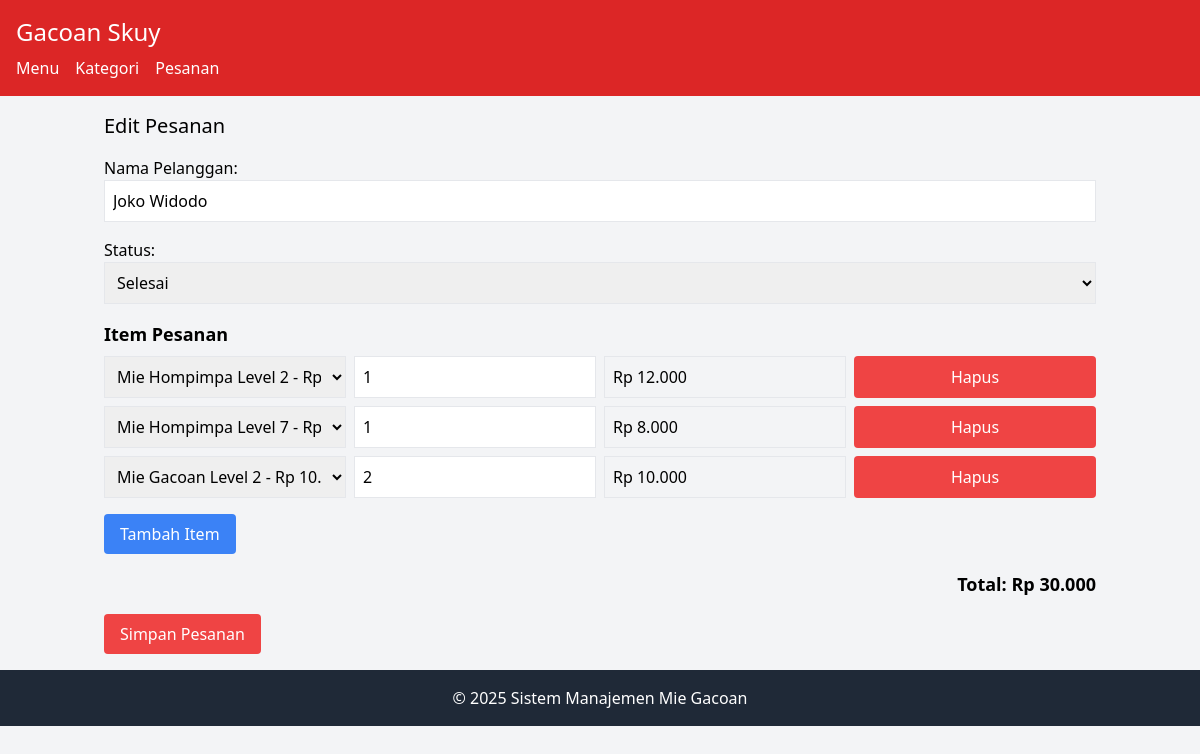
/index.php?entity=pesanan&action=edit&id=1, run on the app's committed database.
### tables this page shows
CREATE TABLE pesanan (
    id INT AUTO_INCREMENT PRIMARY KEY,
    nama_pelanggan VARCHAR(100) NOT NULL,
    tanggal_pesanan DATETIME DEFAULT CURRENT_TIMESTAMP,
    total_harga DECIMAL(10, 2) NOT NULL,
    status ENUM('menunggu', 'diproses', 'selesai', 'dibatalkan') DEFAULT 'menunggu'
);

CREATE TABLE detail_pesanan (
    id INT AUTO_INCREMENT PRIMARY KEY,
    pesanan_id INT NOT NULL,
    menu_id INT NOT NULL,
    jumlah INT NOT NULL,
    subtotal DECIMAL(10, 2) NOT NULL,
    FOREIGN KEY (pesanan_id) REFERENCES pesanan(id) ON DELETE CASCADE,
    FOREIGN KEY (menu_id) REFERENCES menu(id)
);

CREATE TABLE menu (
    id INT AUTO_INCREMENT PRIMARY KEY,
    nama VARCHAR(100) NOT NULL,
    deskripsi TEXT,
    harga DECIMAL(10, 2) NOT NULL,
    kategori_id INT NOT NULL,
    tersedia BOOLEAN DEFAULT TRUE,
    FOREIGN KEY (kategori_id) REFERENCES kategori(id) ON DELETE CASCADE
);

### model/Pesanan.php (called while the page is built, shortened)
<?php
require_once 'config/Database.php';
class Pesanan {
    private $conn;
    private $table = 'pesanan';
    public function __construct() {
        $database = new Database();
        $this->conn = $database->getConnection();
    }
    public function getById($id) {
        $query = "SELECT * FROM " . $this->table . " WHERE id = :id";
        $stmt = $this->conn->prepare($query);
        $stmt->bindParam(':id', $id);
        $stmt->execute();
        return $stmt->fetch(PDO::FETCH_ASSOC);
    }
}
?>

### config/Database.php (called while the page is built, shortened)
<?php
class Database {
    private $host = "localhost";
    private $username = "root";
    private $password = "";
    private $database = "db_tp10";
    public function getConnection() {
        $this->conn = null;
        try {
            $this->conn = new PDO("mysql:host=" . $this->host . ";dbname=" . $this->database, $this->username, $this->password);
            $this->conn->setAttribute(PDO::ATTR_ERRMODE, PDO::ERRMODE_EXCEPTION);
        } catch(PDOException $e) {
            echo "Kesalahan koneksi: " . $e->getMessage();
        }
        return $this->conn;
    }
}
?>

### model/DetailPesanan.php (called while the page is built, shortened)
<?php
require_once 'config/Database.php';
class DetailPesanan {
    private $conn;
    private $table = 'detail_pesanan';
    public function __construct() {
        $database = new Database();
        $this->conn = $database->getConnection();
    }
    public function getByPesananId($pesanan_id) {
        $query = "SELECT dp.*, m.nama as nama_menu, m.harga
                 FROM " . $this->table . " dp
                 JOIN menu m ON dp.menu_id = m.id
                 WHERE dp.pesanan_id = :pesanan_id";
        $stmt = $this->conn->prepare($query);
        $stmt->bindParam(':pesanan_id', $pesanan_id);
        $stmt->execute();
        return $stmt->fetchAll(PDO::FETCH_ASSOC);
    }
}
?>

### model/Menu.php (called while the page is built, shortened)
<?php
require_once 'config/Database.php';
class Menu {
    private $conn;
    private $table = 'menu';
    public function __construct() {
        $database = new Database();
        $this->conn = $database->getConnection();
    }
    public function getAll() {
        $query = "SELECT m.*, k.nama as nama_kategori
                 FROM " . $this->table . " m
                 JOIN kategori k ON m.kategori_id = k.id";
        $stmt = $this->conn->prepare($query);
        $stmt->execute();
        return $stmt->fetchAll(PDO::FETCH_ASSOC);
    }
}
?>

### viewmodel/PesananViewModel.php (called while the page is built, shortened)
<?php
require_once 'model/Pesanan.php';
require_once 'model/DetailPesanan.php';
require_once 'model/Menu.php';
class PesananViewModel {
    private $pesanan;
    private $detailPesanan;
    private $menu;
    public function __construct() {
        $this->pesanan = new Pesanan();
        $this->detailPesanan = new DetailPesanan();
        $this->menu = new Menu();
    }
    public function getPesananById($id) {
        return $this->pesanan->getById($id);
    }
    public function getDetailPesanan($pesanan_id) {
        return $this->detailPesanan->getByPesananId($pesanan_id);
    }
    public function getMenuItems() {
        return $this->menu->getAll();
    }
}
?>

### views/pesanan_form.php (the view, shortened to what this page needs)
<?php
require_once 'views/template/header.php';
?>
<h2 class="text-xl mb-4"><?php echo isset($pesanan) ? 'Edit Pesanan' : 'Tambah Pesanan'; ?></h2>
<form action="index.php?entity=pesanan&action=<?php echo isset($pesanan) ? 'update&id=' . $pesanan['id'] : 'save'; ?>" method="POST" class="space-y-4">
    <div>
        <label class="block">Nama Pelanggan:</label>
        <input type="text" name="nama_pelanggan" value="<?php echo isset($pesanan) ? $pesanan['nama_pelanggan'] : ''; ?>" class="border p-2 w-full" required>
    </div>
    <?php if (isset($pesanan)): ?>
    <div>
        <label class="block">Status:</label>
        <select name="status" class="border p-2 w-full">
            <option value="selesai" <?php echo $pesanan['status'] == 'selesai' ? 'selected' : ''; ?>>Selesai</option>
        </select>
    </div>
    <?php endif; ?>
    <div>
        <h3 class="text-lg font-semibold mb-2">Item Pesanan</h3>
        <div id="pesanan-items">
            <?php
            if (isset($detailPesanan) && count($detailPesanan) > 0):
                foreach ($detailPesanan as $index => $item):
            ?>
                <div class="pesanan-item grid grid-cols-4 gap-2 mb-2">
                    <select name="items[<?php echo $index; ?>][menu_id]" class="menu-item-select border p-2" required>
                        <?php foreach ($menuItems as $menuItem): ?>
                        <option value="<?php echo $menuItem['id']; ?>"
                                data-price="<?php echo $menuItem['harga']; ?>"
                                <?php echo $item['menu_id'] == $menuItem['id'] ? 'selected' : ''; ?>>
                            <?php echo $menuItem['nama']; ?> - Rp <?php echo number_format($menuItem['harga'], 0, ',', '.'); ?>
                        </option>
                        <?php endforeach; ?>
                    </select>
                    <input type="number" name="items[<?php echo $index; ?>][jumlah]" value="<?php echo $item['jumlah']; ?>" min="1" class="quantity-input border p-2" required>
                    <div class="subtotal p-2 border bg-gray-100">Rp <?php echo number_format($item['subtotal'], 0, ',', '.'); ?></div>
                    <button type="button" class="remove-item bg-red-500 text-white px-2 py-1 rounded">Hapus</button>
                </div>
            <?php
                endforeach;
            endif; ?>
        </div>
        <button type="button" id="add-item" class="bg-blue-500 text-white px-4 py-2 rounded mt-2">Tambah Item</button>
    </div>
    <div class="text-right">
        <div class="text-lg font-semibold">Total: Rp <span id="total-amount">0</span></div>
    </div>
    <button type="submit" class="bg-red-500 text-white px-4 py-2 rounded">Simpan Pesanan</button>
</form>
<?php
require_once 'views/template/footer.php';
?>

### data on the page
pesanan: nama_pelanggan "Joko Widodo", status "Selesai"
detail_pesanan: menu.nama "Mie Hompimpa Level 2 - Rp 10.455", jumlah "1", subtotal "12.000"
detail_pesanan: menu.nama "Mie Hompimpa Level 7 - Rp 11.000", jumlah "1", subtotal "8.000"
detail_pesanan: menu.nama "Mie Gacoan Level 2 - Rp 10.455", jumlah "2", subtotal "10.000"
